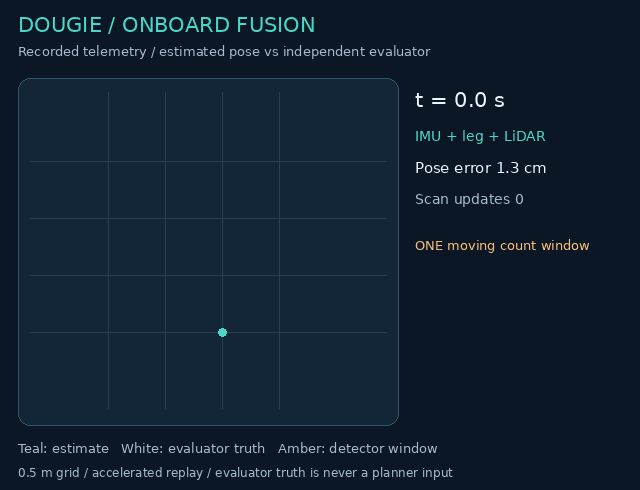
#> input picture docs/media/dougie/onboard-fusion.gif, 640 x 490 px
$ python -i render_dougie_onboard.py   (imports and definitions only)
#> lines starting #> are read from the running program, lines starting #| are printed output that depends on the picture
#!/usr/bin/env python3
"""Publish actual onboard-run recording and a portable pose/count-window replay.

The native GIF is copied unchanged after verifying its recording manifest. The
second GIF is explicitly an evaluator telemetry replay, not camera footage.
"""
import argparse
import hashlib
import json
from pathlib import Path
import shutil

import numpy as np
from PIL import Image, ImageDraw, ImageFont, __version__ as pillow_version

ROOT = Path(__file__).resolve().parents[1]
MEDIA = ROOT/'docs/media/dougie'
BG, INK, MUTED, TEAL, AMBER = '#0b1724', '#ecf5ff', '#a7bdcf', '#48daca', '#ffbc66'


def digest(path):
    return hashlib.sha256(path.read_bytes()).hexdigest()


def records(path):
    return [json.loads(line) for line in path.read_text().splitlines() if line.strip()]


def draw_text(draw, xy, message, size=15, color=INK):
    font = ImageFont.truetype('/usr/share/fonts/truetype/dejavu/DejaVuSans.ttf', size)
    draw.text(xy, message, font=font, fill=color)


def replay(data):
    poses, samples = data['poses'], data['measurements']
    xy = np.array([p['position'][:2] for p in poses]+[p['evaluator_true_position'][:2] for p in poses])
    lo, hi = xy.min(axis=0)-.35, xy.max(axis=0)+.35
    centre = (lo+hi)/2
    scale = min(330/(hi[0]-lo[0]), 280/(hi[1]-lo[1]))
    def point(position):
        p = (np.asarray(position[:2])-centre)*scale
        return int(207+p[0]), int(246-p[1])
    frames, stamps = [], []
    for count in np.linspace(1, len(poses), min(100, len(poses)), dtype=int):
        pose = poses[count-1]
        stamp = pose['stamp_s']
        sample = next((s for s in reversed(samples) if s['stamp_s'] <= stamp), None)
        image = Image.new('RGB', (640, 490), BG)
        draw = ImageDraw.Draw(image)
        title = 'DOUGIE / POSE-GRAPH FUSION' if data['config'].get('slam_backend') == 'pose-graph' else 'DOUGIE / ONBOARD FUSION'
        draw_text(draw, (18, 12), title, 21, TEAL)
        draw_text(draw, (18, 43), 'Recorded telemetry / estimated pose vs independent evaluator', 13, MUTED)
        draw.rounded_rectangle((18, 78, 398, 425), radius=12, fill='#122638', outline='#31566a')
        for x in np.arange(np.ceil(lo[0]*2)/2, hi[0], .5):
            px, _ = point((x, 0))
            draw.line((px, 92, px, 408), fill='#244052')
        for y in np.arange(np.ceil(lo[1]*2)/2, hi[1], .5):
            _, py = point((0, y))
            draw.line((30, py, 386, py), fill='#244052')
        estimated = [point(p['position']) for p in poses[:count]]
        actual = [point(p['evaluator_true_position']) for p in poses[:count]]
        if count > 1:
            draw.line(actual, fill=MUTED, width=3)
            draw.line(estimated, fill=TEAL, width=2)
        for p, color in ((actual[-1], INK), (estimated[-1], TEAL)):
            draw.ellipse((p[0]-4, p[1]-4, p[0]+4, p[1]+4), fill=color)
        if sample:
            for position in sample['window_positions']:
                px, py = point(position)
                draw.ellipse((px-2, py-2, px+2, py+2), fill=AMBER)
        draw_text(draw, (415, 87), f't = {stamp:.1f} s', 21)
        draw_text(draw, (415, 128), 'IMU + leg + LiDAR', 14, TEAL)
        draw_text(draw, (415, 159), f"Pose error {pose['evaluator_error_m']*100:.1f} cm", 15)
        draw_text(draw, (415, 187), f"z: {pose['position'][2]:.2f} / {pose['evaluator_true_position'][2]:.2f} m", 14, MUTED)
        draw_text(draw, (415, 210), f"Scan updates {pose['scan_updates']}", 14, MUTED)
        draw_text(draw, (415, 237), 'ONE moving count window', 13, AMBER)
        if sample:
            draw_text(draw, (415, 266), f"{sample['counts']} counts / {sample['integration_s']:.2f} s", 14)
            draw_text(draw, (415, 296), f"{len(sample['window_positions'])} motion quadrature bins", 13, MUTED)
            draw_text(draw, (415, 349), f"Dose {sample['dose_usv']:.4f} uSv", 16)
        draw_text(draw, (18, 440), 'Teal: estimate   White: evaluator truth   Amber: detector window', 13, MUTED)
        draw_text(draw, (18, 465), '0.5 m grid / accelerated replay / evaluator truth is never a planner input', 12, MUTED)
        frames.append(image)
        stamps.append(stamp)
    palette = frames[len(frames)//2].quantize(colors=96)
    encoded = [frame.quantize(palette=palette, dither=0) for frame in frames]
    path = MEDIA/'onboard-fusion.gif'
    encoded[0].save(path, save_all=True, append_images=encoded[1:], duration=100, loop=0, disposal=2)
    frames[len(frames)*2//3].save(MEDIA/'onboard-fusion.png')
    return dict(kind='estimated-pose and detector-window telemetry replay, not video',
        frame_times_s=stamps, frame_duration_ms=100, size=[640, 490],
        sha256=digest(path), bytes=path.stat().st_size)


# [37 lines left out: function main, not called in this run]


# [2 lines not run here, left out]

>>> import cv2
>>> picture = cv2.imread('../docs/media/dougie/onboard-fusion.gif', cv2.IMREAD_GRAYSCALE)
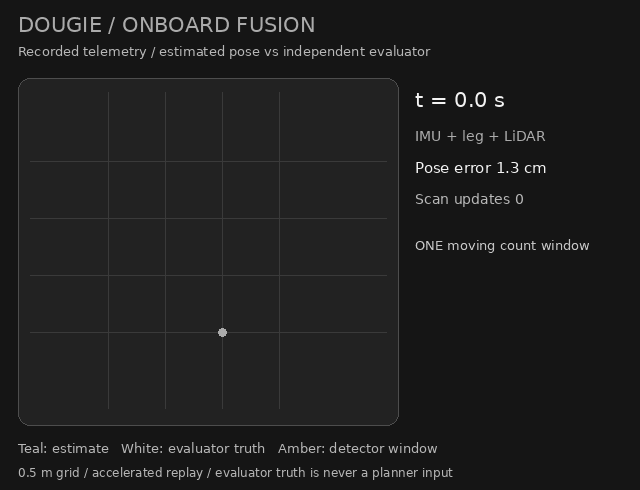
#> picture: shape (490, 640); min 21, max 243, mean 30.2
#> (the run stopped early here; a loop or call above may not have finished)
